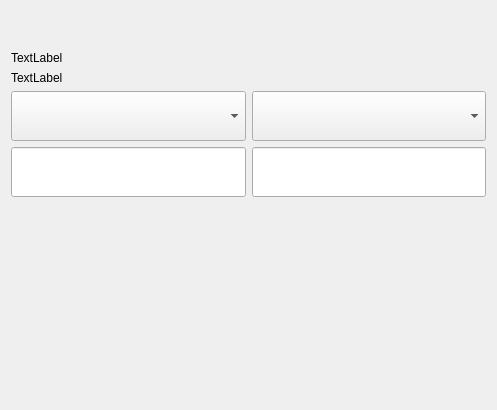
<?xml version="1.0" encoding="UTF-8"?>
<ui version="4.0">
 <class>Dialog</class>
 <widget class="QDialog" name="Dialog">
  <property name="geometry">
   <rect>
    <x>0</x>
    <y>0</y>
    <width>497</width>
    <height>410</height>
   </rect>
  </property>
  <property name="windowTitle">
   <string>Dialog</string>
  </property>
  <layout class="QVBoxLayout" name="verticalLayout">
   <item>
    <layout class="QGridLayout" name="gridLayout">
     <item row="1" column="0">
      <widget class="QLabel" name="label">
       <property name="maximumSize">
        <size>
         <width>16777215</width>
         <height>30</height>
        </size>
       </property>
       <property name="text">
        <string>TextLabel</string>
       </property>
      </widget>
     </item>
     <item row="3" column="0">
      <widget class="QComboBox" name="cmbCountryBase">
       <property name="minimumSize">
        <size>
         <width>0</width>
         <height>50</height>
        </size>
       </property>
      </widget>
     </item>
     <item row="4" column="0">
      <widget class="QLineEdit" name="lineEdit">
       <property name="minimumSize">
        <size>
         <width>0</width>
         <height>50</height>
        </size>
       </property>
      </widget>
     </item>
     <item row="5" column="0">
      <spacer name="verticalSpacer">
       <property name="orientation">
        <enum>Qt::Vertical</enum>
       </property>
       <property name="sizeHint" stdset="0">
        <size>
         <width>20</width>
         <height>40</height>
        </size>
       </property>
      </spacer>
     </item>
     <item row="3" column="1">
      <widget class="QComboBox" name="cmbCountryExc">
       <property name="minimumSize">
        <size>
         <width>0</width>
         <height>50</height>
        </size>
       </property>
      </widget>
     </item>
     <item row="2" column="0">
      <widget class="QLabel" name="label_2">
       <property name="maximumSize">
        <size>
         <width>16777215</width>
         <height>30</height>
        </size>
       </property>
       <property name="text">
        <string>TextLabel</string>
       </property>
      </widget>
     </item>
     <item row="4" column="1">
      <widget class="QLineEdit" name="lineEdit_2">
       <property name="minimumSize">
        <size>
         <width>0</width>
         <height>50</height>
        </size>
       </property>
      </widget>
     </item>
     <item row="0" column="0">
      <spacer name="verticalSpacer_2">
       <property name="orientation">
        <enum>Qt::Vertical</enum>
       </property>
       <property name="sizeType">
        <enum>QSizePolicy::Minimum</enum>
       </property>
       <property name="sizeHint" stdset="0">
        <size>
         <width>20</width>
         <height>40</height>
        </size>
       </property>
      </spacer>
     </item>
    </layout>
   </item>
  </layout>
 </widget>
 <resources/>
 <connections/>
</ui>
